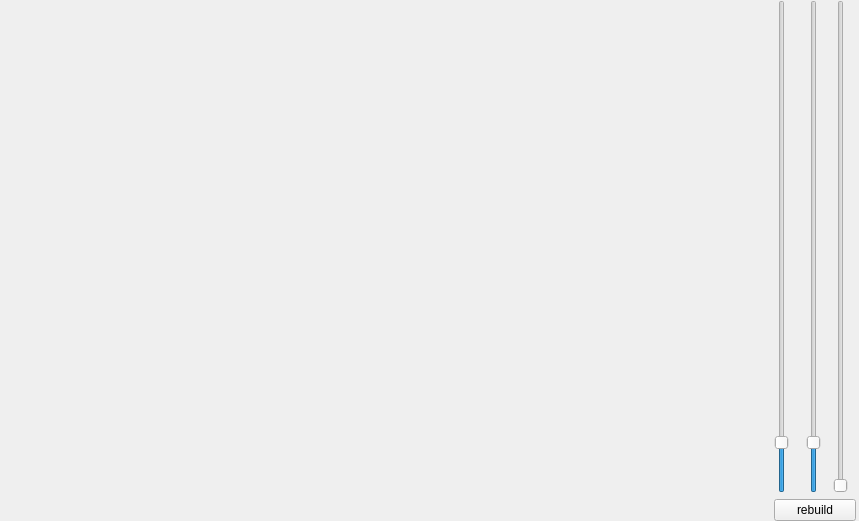
<?xml version="1.0" encoding="UTF-8"?>
<ui version="4.0">
 <class>ImageManage</class>
 <widget class="QWidget" name="ImageManage">
  <property name="geometry">
   <rect>
    <x>0</x>
    <y>0</y>
    <width>859</width>
    <height>521</height>
   </rect>
  </property>
  <property name="windowTitle">
   <string>Form</string>
  </property>
  <property name="styleSheet">
   <string notr="true"/>
  </property>
  <layout class="QGridLayout" name="gridLayout" columnminimumwidth="0">
   <property name="leftMargin">
    <number>0</number>
   </property>
   <property name="topMargin">
    <number>0</number>
   </property>
   <property name="rightMargin">
    <number>0</number>
   </property>
   <property name="bottomMargin">
    <number>0</number>
   </property>
   <property name="spacing">
    <number>0</number>
   </property>
   <item row="0" column="0">
    <layout class="QHBoxLayout" name="horizontalLayout_3" stretch="18,2">
     <property name="spacing">
      <number>0</number>
     </property>
     <item>
      <layout class="QVBoxLayout" name="verticalLayout">
       <property name="spacing">
        <number>0</number>
       </property>
       <property name="sizeConstraint">
        <enum>QLayout::SetFixedSize</enum>
       </property>
       <item>
        <layout class="QHBoxLayout" name="horizontalLayout">
         <property name="spacing">
          <number>0</number>
         </property>
         <item>
          <widget class="VTKRenderWidget" name="widget_1" native="true"/>
         </item>
         <item>
          <widget class="VTKRenderWidget" name="widget_2" native="true">
           <property name="styleSheet">
            <string notr="true"/>
           </property>
          </widget>
         </item>
        </layout>
       </item>
       <item>
        <layout class="QHBoxLayout" name="horizontalLayout_2">
         <property name="spacing">
          <number>0</number>
         </property>
         <item>
          <widget class="VTKRenderWidget" name="widget_3" native="true"/>
         </item>
         <item>
          <widget class="VTKRenderWidget" name="widget_4" native="true"/>
         </item>
        </layout>
       </item>
      </layout>
     </item>
     <item>
      <widget class="QWidget" name="widget_5" native="true">
       <layout class="QGridLayout" name="gridLayout_2">
        <property name="leftMargin">
         <number>0</number>
        </property>
        <property name="topMargin">
         <number>0</number>
        </property>
        <property name="rightMargin">
         <number>0</number>
        </property>
        <property name="bottomMargin">
         <number>0</number>
        </property>
        <item row="0" column="0">
         <widget class="QSlider" name="verticalSlider_colorwindow">
          <property name="minimum">
           <number>-1000</number>
          </property>
          <property name="maximum">
           <number>9999</number>
          </property>
          <property name="orientation">
           <enum>Qt::Vertical</enum>
          </property>
         </widget>
        </item>
        <item row="0" column="2">
         <widget class="QSlider" name="verticalSlider_Opacity">
          <property name="minimum">
           <number>0</number>
          </property>
          <property name="maximum">
           <number>300</number>
          </property>
          <property name="orientation">
           <enum>Qt::Vertical</enum>
          </property>
         </widget>
        </item>
        <item row="0" column="1">
         <widget class="QSlider" name="verticalSlider_colorlevel">
          <property name="minimum">
           <number>-1000</number>
          </property>
          <property name="maximum">
           <number>9999</number>
          </property>
          <property name="orientation">
           <enum>Qt::Vertical</enum>
          </property>
         </widget>
        </item>
        <item row="1" column="0" colspan="3">
         <widget class="QPushButton" name="pushButton">
          <property name="text">
           <string>rebuild</string>
          </property>
         </widget>
        </item>
       </layout>
      </widget>
     </item>
    </layout>
   </item>
  </layout>
 </widget>
 <customwidgets>
  <customwidget>
   <class>VTKRenderWidget</class>
   <extends>QWidget</extends>
   <header>vtkrenderwidget.h</header>
   <container>1</container>
  </customwidget>
 </customwidgets>
 <resources/>
 <connections/>
</ui>
